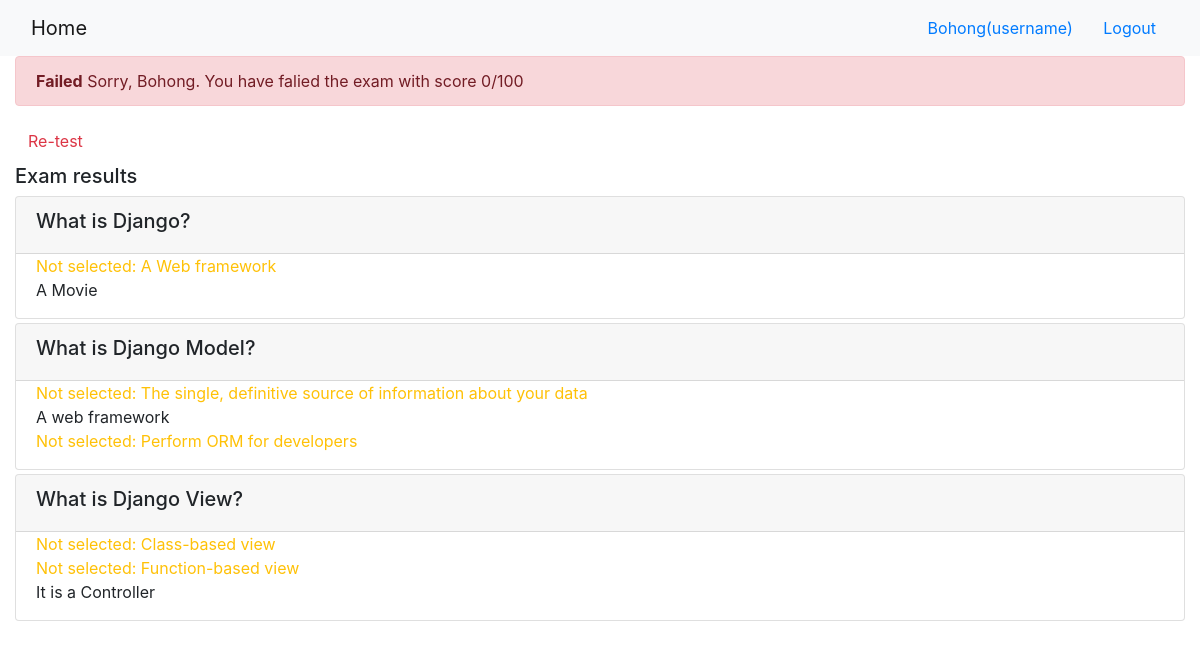
/onlinecourse/course/1/submission/1/result/ (signed in), run on the app's committed database.
### onlinecourse/models.py (models this page shows)
class Question(models.Model):
    course = models.ForeignKey(Course, on_delete=models.CASCADE)
    question_text = models.TextField()
    grade = models.IntegerField(default=0)
    def is_get_score(self, selected_ids):
        all_answers = self.choice_set.filter(is_correct=True).count()
        selected_correct = self.choice_set.filter(is_correct=True, id__in=selected_ids).count()
        if all_answers == selected_correct:
            return True
        else:
            return False

class Choice(models.Model):
    question = models.ForeignKey(Question, on_delete=models.CASCADE)
    choice_text = models.TextField()
    is_correct = models.BooleanField()

### onlinecourse/views.py (the view)
# urls.py: path('course/<int:course_id>/submission/<int:submission_id>/result/', views.show_exam_result, name='show_exam_result'),
def show_exam_result(request, course_id, submission_id):
    context = {}
    course = get_object_or_404(Course, pk=course_id)
    submission = Submission.objects.get(id=submission_id)
    choices = submission.choices.all()
    questions = course.question_set.all()
    total_mark, mark = 0, 0
    for question in course.question_set.all():
        total_mark += question.grade
        if question.is_get_score(choices):
            mark += question.grade
    context['course'] = course
    context['grade'] = int((mark / total_mark) * 100)
    context['choices'] = choices
    return render(request, 'onlinecourse/exam_result_bootstrap.html', context)

### onlinecourse/templates/onlinecourse/exam_result_bootstrap.html (shortened to what this page needs)
<!DOCTYPE html>
<html lang="en">
<head>
    {% load static %}
    <link rel="stylesheet" href="https://maxcdn.bootstrapcdn.com/bootstrap/4.5.2/css/bootstrap.min.css">
</head>
<body>
 <nav class="navbar navbar-light bg-light">
    <div class="container-fluid">
        <div class="navbar-header">
              <a class="navbar-brand" href="{% url 'onlinecourse:index' %}">Home</a>
        </div>
        <ul class="nav navbar-nav navbar-right">
            {% if user.is_authenticated %}
            <li>
                <a class="btn btn-link" href="#">{{ user.first_name }}({{ user.username }})</a>
                <a class="btn btn-link" href="{% url 'onlinecourse:logout' %}">Logout</a>
            </li>
            {% endif %}
        </ul>
    </div>
</nav>
<div class="container-fluid">
    {% if grade > 80 %}
    <div class="alert alert-success">
       <b>Congratulations, {{ user.first_name }}</b>! You have passed the exam and completed the course with score {{ grade }}/100
    </div>
        {% else %}
        <div class="alert alert-danger">
            <b>Failed</b> Sorry, {{ user.first_name }}. You have falied the exam with score {{ grade }}/100
        </div>
        <a class="btn btn-link text-danger" href="{% url 'onlinecourse:course_details' course.id %}">Re-test</a>
        {% endif %}
        <div class="card-columns-vertical mt-1">
        <h5 class="">Exam results</h5>
            {% for question in course.question_set.all %}
            <div class="card mt-1">
                <div class="card-header"><h5>{{ question.question_text }}</h5></div>
                <div class="form-group">
                    {% for choice in question.choice_set.all %}
                    <div class="form-check">
                        {% if choice.is_correct and choice in choices %}
                        <div class="text-success">Correct answer: {{ choice.choice_text }}</div>
                        {% else %}{% if choice.is_correct and not choice in choices %}
                        <div class="text-warning">Not selected: {{ choice.choice_text }}</div>
                        {% else %}{% if not choice.is_correct and choice in choices %}
                        <div class="text-danger">Wrong answer: {{ choice.choice_text }}</div>
                        {% else %}
                        <div>{{ choice.choice_text }}</div>
                        {% endif %}{% endif %}{% endif %}
                    </div>
                    {% endfor %}
                </div>
            </div>
            {% endfor %}
        </div>
    </div>
</body>
</html>

### data on the page
Question: question_text "What is Django?"
Choice: choice_text "A Web framework"
Choice: choice_text "A Movie"
Question: question_text "What is Django Model?"
Choice: choice_text "The single, definitive source of information about your data"
Choice: choice_text "A web framework"
Choice: choice_text "Perform ORM for developers"
Question: question_text "What is Django View?"
Choice: choice_text "Class-based view"
Choice: choice_text "Function-based view"
Choice: choice_text "It is a Controller"

### other printed values
{{ user.first_name }} "Bohong"
{{ user.username }} "username"
{{ grade }} "0"
